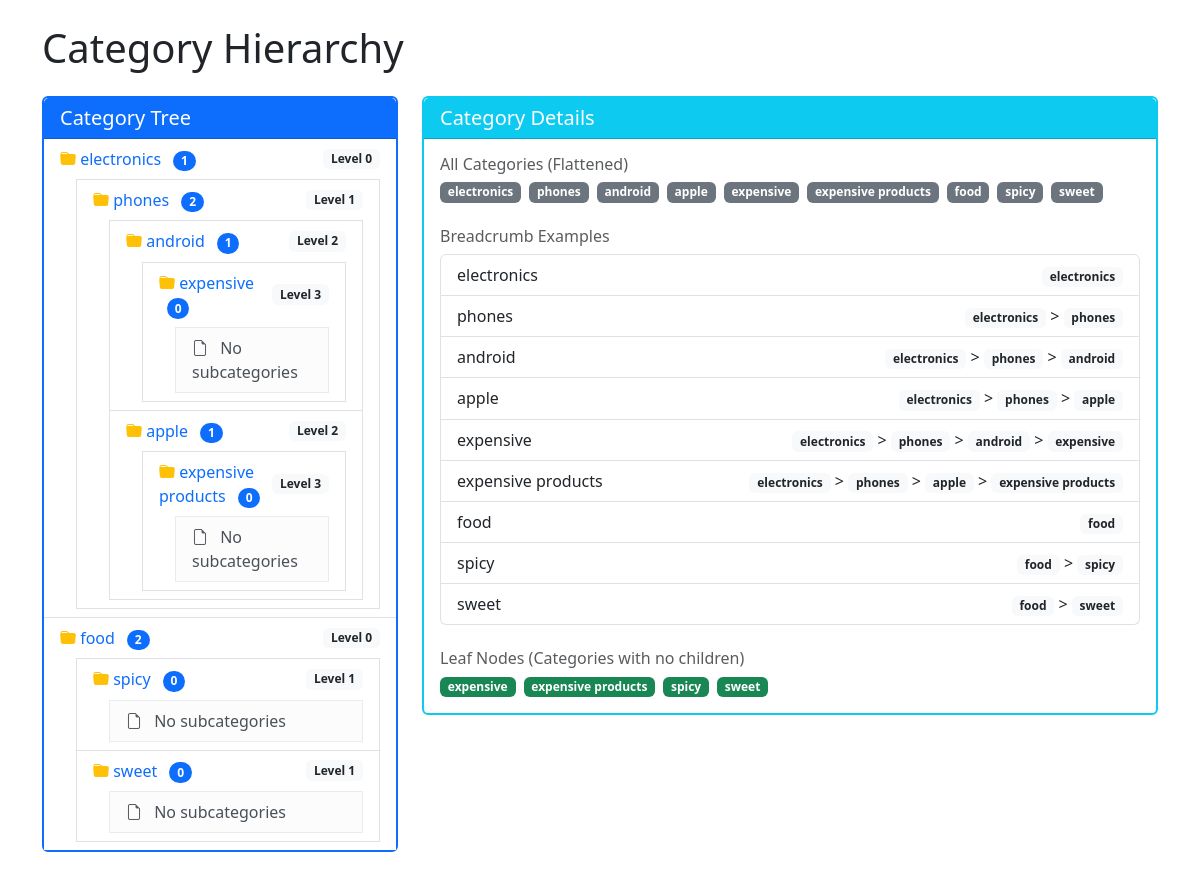
The page / on the database its author committed.
### products/models.py (models this page shows, shortened)
class Category(models.Model):
    name = models.CharField(max_length=50)
    parent = models.ForeignKey(
        'self',
        on_delete=models.CASCADE,
        null=True,
        blank=True,
        related_name='children'
    )
    class Meta:
        verbose_name = 'Category'
        verbose_name_plural = 'Categorys'
    def get_children(self):
        return self.children.all()
    def get_level(self):
        level = 0
        parent = self.parent
        while parent:
            level += 1
            parent = parent.parent
        return level
    def is_leaf(self):
        return not self.children.exists()
    def is_root(self):
        return self.parent is None
    def get_category_path(self):
        breadcrumb = []
        category = self
        while category:
            breadcrumb.insert(0, category)
            category = category.parent
        return breadcrumb

### products/views.py (the view)
# urls.py: path('', product_list, name='product_list'),
def product_list(request):
    products = Product.objects.all()
    categories = Category.objects.all()
    context = {
        'products': products,
        'categories': categories,
    }
    return render(request, 'products/product_list.html', context)

### products/templates/products/product_list.html
{% extends 'products/base.html' %}
{% block content %}
<div class="container py-4">
    <h1 class="mb-4">Category Hierarchy</h1>
    <div class="row">
        <div class="col-md-4">
            <div class="card border-2 border-primary">
                <div class="card-header bg-primary text-white">
                    <h2 class="h5 mb-0">Category Tree</h2>
                </div>
                <div class="card-body p-0">
                    <div class="list-group list-group-flush">
                        {% for category in categories %}
                            {% if category.is_root %}
                                {% include 'products/category_tree.html' with category=category %}
                            {% endif %}
                        {% endfor %}
                    </div>
                </div>
            </div>
        </div>
        <div class="col-md-8">
            <div class="card border-2 border-info">
                <div class="card-header bg-info text-white">
                    <h2 class="h5 mb-0">Category Details</h2>
                </div>
                <div class="card-body">
                    <div class="mb-4">
                        <h3 class="h6 text-muted">All Categories (Flattened)</h3>
                        <div class="d-flex flex-wrap gap-2">
                            {% for category in categories %}
                                <span class="badge bg-secondary">{{ category.name }}</span>
                            {% endfor %}
                        </div>
                    </div>
                    <div class="mb-4">
                        <h3 class="h6 text-muted">Breadcrumb Examples</h3>
                        <div class="list-group">
                            {% for category in categories %}
                                <div class="list-group-item">
                                    <div class="d-flex justify-content-between align-items-center">
                                        <span>{{ category.name }}</span>
                                        <div>
                                            {% for ancestor in category.get_category_path %}
                                                <span class="badge bg-light text-dark">{{ ancestor.name }}</span>
                                                {% if not forloop.last %} > {% endif %}
                                            {% endfor %}
                                        </div>
                                    </div>
                                </div>
                            {% endfor %}
                        </div>
                    </div>
                    <div>
                        <h3 class="h6 text-muted">Leaf Nodes (Categories with no children)</h3>
                        <div class="d-flex flex-wrap gap-2">
                            {% for category in categories %}
                                {% if category.is_leaf %}
                                    <span class="badge bg-success">{{ category.name }}</span>
                                {% endif %}
                            {% endfor %}
                        </div>
                    </div>
                </div>
            </div>
        </div>
    </div>
</div>
{% endblock content %}

### products/templates/products/base.html (shortened to what this page needs)
<!DOCTYPE html>
<html lang="en">
<head>
    <link href="https://cdn.jsdelivr.net/npm/bootstrap@5.3.7/dist/css/bootstrap.min.css" rel="stylesheet"
>
    <link rel="stylesheet" href="https://cdn.jsdelivr.net/npm/bootstrap-icons@1.13.1/font/bootstrap-icons.min.css">
</head>
<body>
    {% block content %}
    {% endblock content %}
</body>
</html>

### products/templates/products/category_tree.html
{% load static %}
<div class="list-group-item">
    <div class="d-flex justify-content-between align-items-center">
        <a class="text-decoration-none" data-bs-toggle="collapse" href="#category-{{ category.id }}">
            <i class="bi bi-folder-fill text-warning"></i>
            {{ category.name }}
            <span class="badge bg-primary rounded-pill ms-2">{{ category.get_children.count }}</span>
        </a>
        <span class="badge bg-light text-dark">Level {{ category.get_level }}</span>
    </div>
    <div class="collapse show mt-2 ms-3" id="category-{{ category.id }}">
        {% for child in category.get_children %}
            {% include 'products/category_tree.html' with category=child %}
        {% empty %}
            <div class="list-group-item list-group-item-light">
                <i class="bi bi-file-earmark text-muted me-2"></i>
                No subcategories
            </div>
        {% endfor %}
    </div>
</div>

### rows shown on the page
Category: name "electronics", get_children.count "1", get_level "0"
Category: name "phones", get_children.count "2", get_level "1"
Category: name "android", get_children.count "1", get_level "2"
Category: name "expensive", get_children.count "0", get_level "3"
Category: name "apple", get_children.count "1", get_level "2"
Category: name "expensive products", get_children.count "0", get_level "3"
Category: name "food", get_children.count "2", get_level "0"
Category: name "spicy", get_children.count "0", get_level "1"
Category: name "sweet", get_children.count "0", get_level "1"
